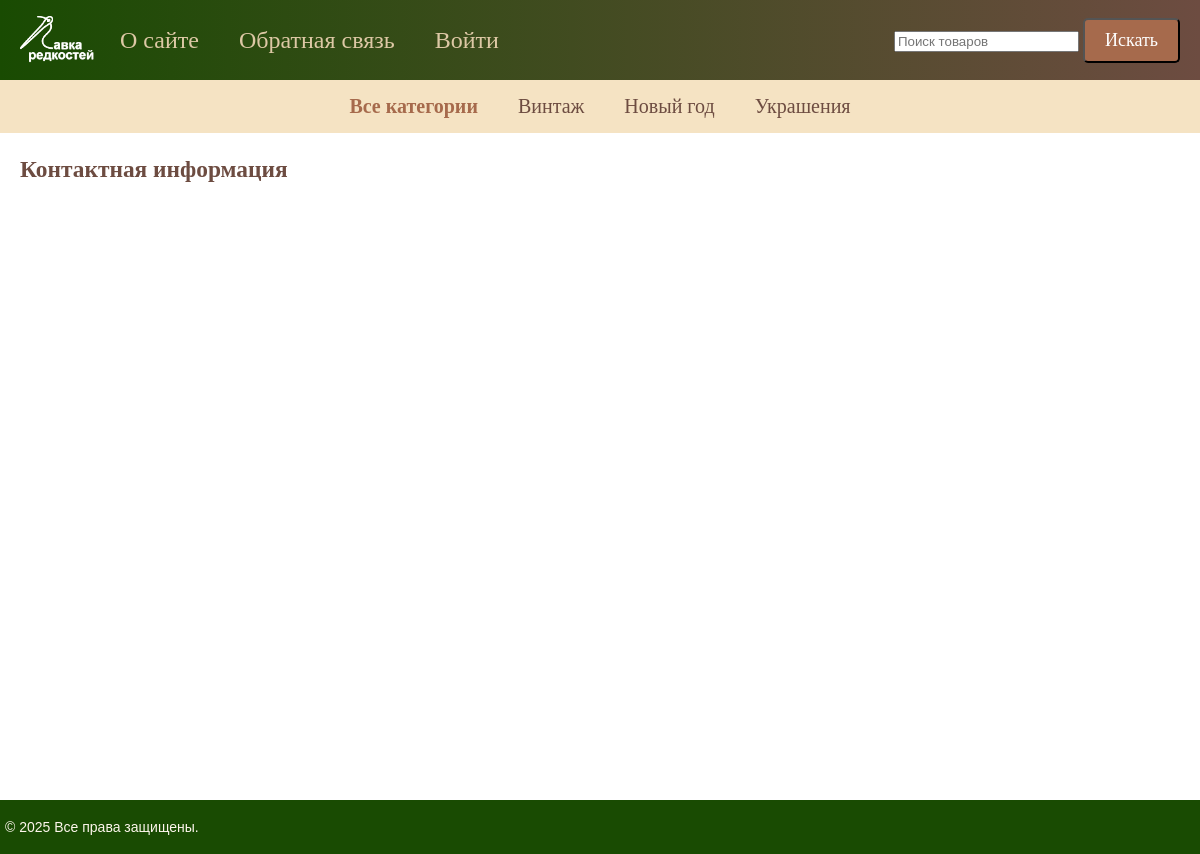
Page /contact/ on the committed database.
### products/models.py (models this page shows, shortened)
class Category(models.Model):
    name = models.CharField(max_length=100, db_index=True,
                            verbose_name="Загловок")
    slug = models.SlugField(max_length=255, unique=True, db_index=True,
                            verbose_name="Слаг")
    def get_absolute_url(self):
        return reverse('category', kwargs={'category_slug': self.slug})
    class Meta:
        verbose_name = 'Категория товаров'
        verbose_name_plural = 'Категории товаров'

### core/views.py (the view)
# urls.py: path('contact/', views.Contact.as_view(), name='contact'),
class Contact(DataMixin, TemplateView):
    template_name = 'core/contact.html'
    title_page = 'Контактная информация'

### core/templatetags/menu_tags.py (called while the page is built)
@register.inclusion_tag('core/menu.html')
def show_menu():
    menu = [
        {'title': "О сайте", 'url_name': 'about_us'},
        {'title': "Обратная связь", 'url_name': 'contact'},
        {'title': "Войти", 'url_name': 'login'},
    ]
    return {'menu': menu}

### products/converters.py (called while the page is built)
    def to_url(self, value):
        return value

### products/templatetags/products_tags.py (called while the page is built)
@register.inclusion_tag('products/list.html')
def show_categories(cat_selected=0):
    categories = Category.objects.annotate(
        total=Count("product")).filter(total__gt=0)
    return {"categories": categories, 'cat_selected': cat_selected}

### core/templates/core/contact.html
{% extends 'base.html' %}
{% block content %}
<h3 class="left-indent">{{title}}</h3>
{% endblock %}

### products/templates/products/list.html
{% for cat in categories %}
    {% if cat.id == cat_selected %}
        <li class="selected">{{cat.name}}</li>
    {% else %}
        <li><a href="{{ cat.get_absolute_url }}">{{cat.name}}</a></li>
    {% endif %}
{% endfor %}

### core/static/core/css/styles.css (style rules this page uses)
html, body { font-family: 'Times New Roman'; margin: 0; padding: 0; height: 100%; width: 100%; color: #6D4C41; }
.left-indent { padding-left: 20px; }
a { color: #6A8CA3; text-decoration: none; }
#categories-list li { margin: 0 20px; font-size: 20px; }
#categories-list li a { text-decoration: none; color: #6D4C41; transition: background-color 0.3s ease; }

### rows in the picture
Category: name "Винтаж"
Category: name "Новый год"
Category: name "Украшения"

### other values in the picture
{{ m.title }} "О сайте" "Обратная связь"
{{ m.title }} "Войти"
{{ title }} "Контактная информация"
